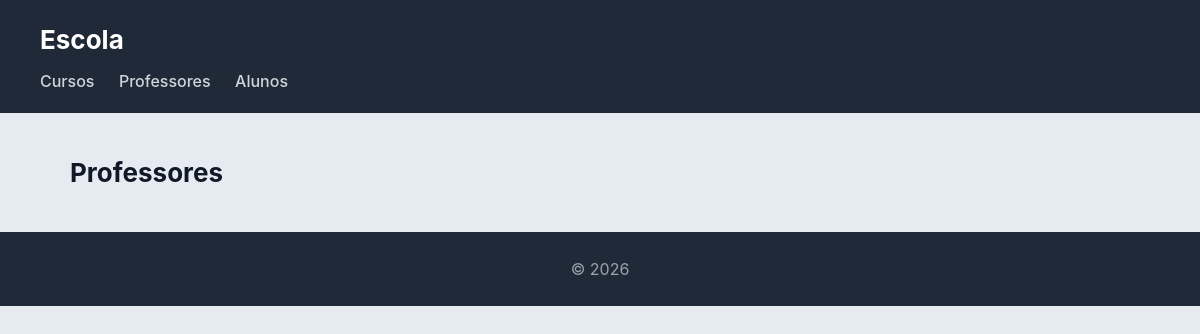
Page /escola/professores/ on the earlier database version.
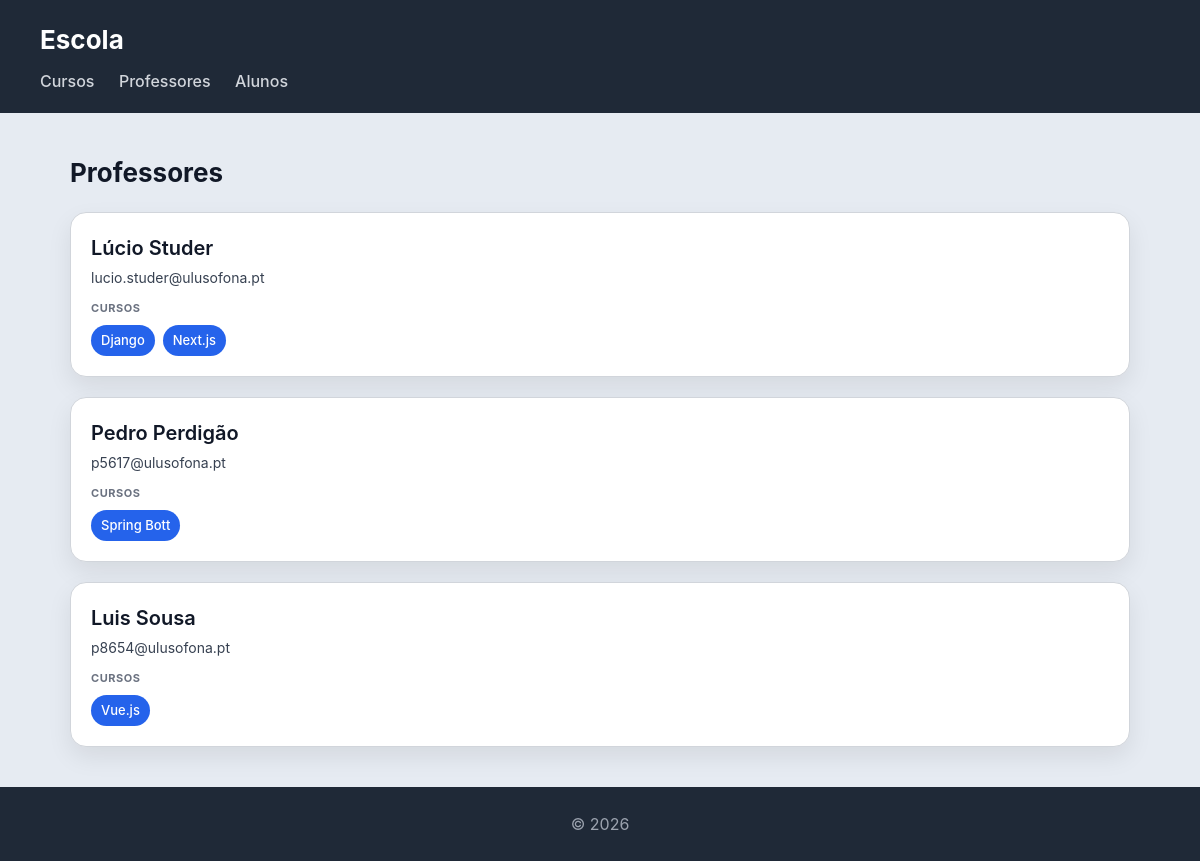
Same page on the later database version.
### escola/models.py (models this page shows, shortened)
class Professor(models.Model):
    nome = models.CharField(max_length=100)
    email = models.EmailField()

class Curso(models.Model):
    nome = models.CharField(max_length=100)
    imagem = models.ImageField(upload_to='cursos/')
    professor = models.ForeignKey(Professor, on_delete=models.CASCADE, related_name='cursos')
    alunos = models.ManyToManyField(Aluno, related_name='cursos')

### escola/views.py (the view)
# urls.py: path('professores/', views.professores_view, name="professores"),
def professores_view(request):
    professores = Professor.objects.prefetch_related('cursos').all()
    return render(request, 'escola/professores.html', {'professores': professores})

### escola/templates/escola/professores.html
{% extends 'escola/base.html' %}
{% block content %}
<h2>Professores</h2>
<section>
    {% for professor in professores %}
    <article>
        <header>
            <h3>{{ professor.nome }}</h3>
            <p>{{ professor.email }}</p>
        </header>
        <section>
            <h4>Cursos</h4>
            <ul>
                {% for curso in professor.cursos.all %}
                <li>{{ curso.nome }}</li>
                {% empty %}
                <li>Sem cursos atribuídos.</li>
                {% endfor %}
            </ul>
        </section>
    </article>
    {% endfor %}
</section>
{% endblock %}

Differences in the rows shown:
added Professor: nome "Lúcio Studer", email "lucio.studer@ulusofona.pt"
added Curso: nome "Django", shown under "Lúcio Studer"
added Curso: nome "Next.js", shown under "Lúcio Studer"
added Professor: nome "Pedro Perdigão", email "p5617@ulusofona.pt"
added Curso: nome "Spring Bott", shown under "Pedro Perdigão"
added Professor: nome "Luis Sousa", email "p8654@ulusofona.pt"
added Curso: nome "Vue.js", shown under "Luis Sousa"
